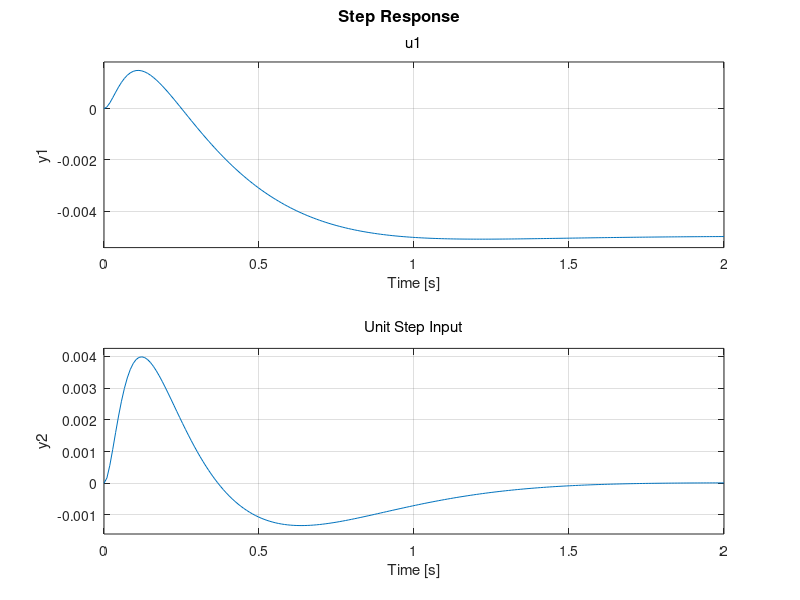

Reproduce this figure in MATLAB. (Note: this script raises an error after producing the figure.)
close all; clear; clc;

%% User Inputs
IC = [0; 0; deg2rad(180); 0];

%% System Definition
m = 0.2;%0.35;
M = 0.5;%2.2;
L = 0.3;%1.3;
b = 0.1;%0.25;
g = 9.8;
I = (1./3).*m.*L.*L;

%% NonLinear EOM Simulation - Newtonian Dynamics Model

%% Linear EOM Simulation - Newtonian Dynamics Model
denom = (I.*(M+m)) + (M.*m.*(L.^2));
A11 = 1;
A22 = (-1.*(I+(m.*(L.^2))).*b)./denom;
A23 = ((m.^2).*g.*(L.^2))./denom;
A34 = 1;
A42 = -1.*(m.*L.*b)./denom;
A43 = (m.*g.*L.*(M+m))./denom;
A = zeros(4);
A(1,2) = A11;
A(2,2) = A22;
A(2,3) = A23;
A(3,4) = A34;
A(4,2) = A42;
A(4,3) = A43;

% B Matrix
B21 = (I+(m.*(L.^2)))./denom;
B41 = (m.*L)/denom;
B = zeros(4,1);
B(2,1) = B21;
B(4,1) = B41;

% C Matrix
C = zeros(2, 4);
C(1,1) = 1;
C(2,3) = 1;
%C = eye(4);

% D Matrix
D = zeros(2,1);

% Create a Matlab State Space Model
linSys = ss(A,B,C,D);

%% Break Linear Assumption
% Show IC's vs Time where linear assumptions break

%% Stability -> HW 4 type of analysis
[eigVectors, eigValues] = eig(A);
isLinSysStable = isstable(linSys);

%% Controlability -> HW 5 type of analysis
P = [B, A*B, A*A*B, A*A*A*B];
rankOfP = rank(P);

%% Observability -> HW 5 type of analysis
Q = [C;...
    C*A;...
    C*A*A;...
    C*A*A*A];
rankOfQ = rank(Q);

% %% Initial Condition Response
% [yIc,tIc] = initial(linSys, IC);
% figure()
% plot(tIc, yIc);
% grid on
% xlabel('Time [sec]')
% ylabel('Initial Condition Response')
% 
% %% Step Response
% [yStep,tStep] = step(linSys);
% %stepInfo = stepinfo(linSys); -> only works for stable system needs to
% %reach steady state
% figure()
% plot(tStep, yStep);
% grid on
% xlabel('Time [sec]')
% ylabel('Step Response')
% 
% %% Impulse Response
% [yImpulse, tImpulse] = impulse(linSys);
% figure()
% plot(tImpulse, yImpulse);
% grid on
% xlabel('Time [sec]')
% ylabel('Impulse Response')
% 
% %% General Response
% tGeneralResponse = 0:1E-3:10;
% omega = 2*pi;
% uGeneralResponse = sin(omega*tGeneralResponse);
% yGeneralResponse = lsim(linSys, uGeneralResponse, tGeneralResponse);
% figure()
% plot(tGeneralResponse, yGeneralResponse);
% grid on
% xlabel('Time [sec]')
% ylabel('General Response')

%% Pole Placement
desPO = 10;
tSettle = 1;
inputPercent = 2;
zeta = (-1*log(desPO./100))/((pi.^2) + (desPO./100));
%zeta = 0.591328;
wn = (-1*log(inputPercent./100))./(tSettle.*zeta);
% Source: https://www.mathworks.com/help/control/ref/place.html
linSysPole = pole(linSys);
eqn = [1, 2.1, 3.4, 2.7.*wn, wn.^2];
p = roots(eqn);
stableP = p(real(p) == min(real(p)));
p = [stableP(1); stableP(2); 5*min(real(stableP)); 10*min(real(stableP))];
[K, prec] = place(A,B,p);
closeLoopA = A - (B*K);
closeLoopSys = ss(closeLoopA, B, C, D);

figure(1);
hold on
step(closeLoopSys)
grid on
title('Unit Step Input')
stepinfo(closeLoopSys)

figure(2);
hold on
impulse(closeLoopSys)
title('Unit Impulse Input')
grid on


%% PID Controller
%C = pidtune(sys,'PID');

%% LQR Controller

%% System Response

% y = lsim(sys,u,t,IC)
% https://www.mathworks.com/help/control/ref/dynamicsystem.lsim.html
